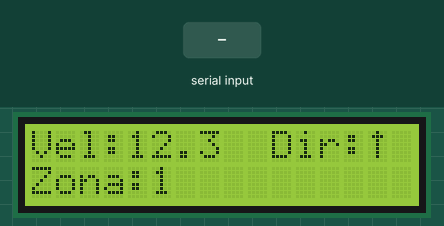
A sketch run on a simulated Arduino Uno, built with avr-gcc and run on an emulated ATmega328P. Shown: 16×2 character LCD. The inputs (shaded band) are chosen by the test bench. What the sketch prints to the serial monitor is not drawn.

Above: at 1.3 s.
1.4 s: "e" received over Serial
At 1.8 s:
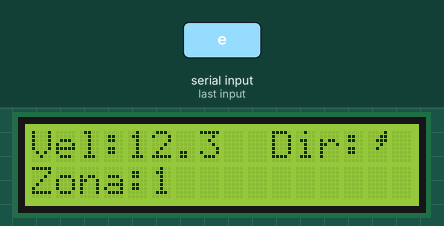
2.9 s: "z" received over Serial
At 3.9 s:
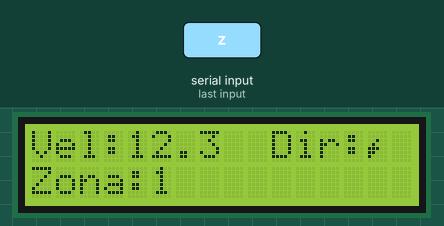
4.5 s: "c" received over Serial
At 5.8 s:
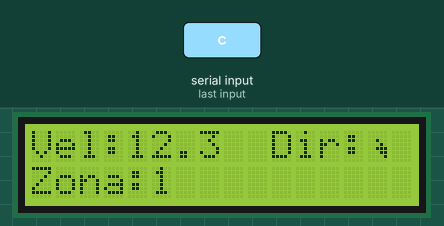
6.1 s: "a90\n" received over Serial
At 6.9 s:
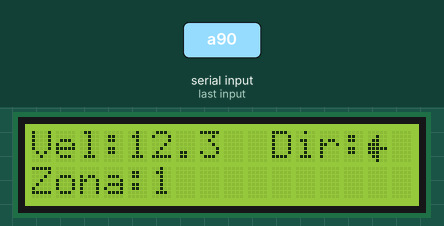
7.6 s: "s90\n" received over Serial
At 8.9 s:
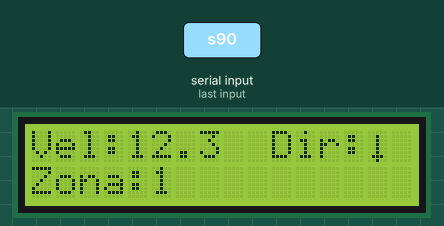
9.2 s: "d90\n" received over Serial
At 9.8 s:
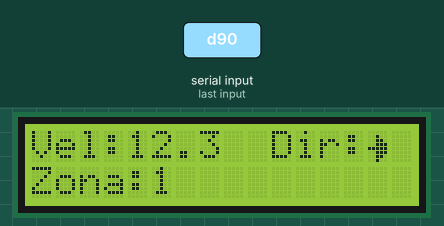
Timing chart, 0 to 11.8 s (numbered marks = the images above; inputs shaded):
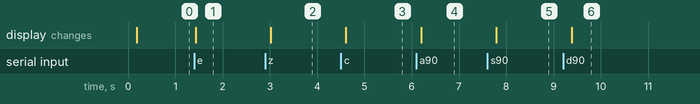

Measured:
- after the input at 1.4 s, the display: changes at once (image 1)
- after the input at 2.9 s, the display: changes after 0.12 s (image 2)
- after the input at 4.5 s, the display: changes after 0.11 s (image 3)
- after the input at 6.1 s, the display: changes after 0.10 s (image 4)
- after the input at 7.6 s, the display: changes after 0.19 s (image 5)
- after the input at 9.2 s, the display: changes after 0.18 s (image 6)

The sketch:

Flechas_AGV.ino
```cpp
#include <Wire.h>
#include <LiquidCrystal_I2C.h>

// Cambia 0x27 por 0x3F si tu módulo I2C lo requiere
LiquidCrystal_I2C lcd(0x27, 16, 2);

// Variables simuladas
float velocidad = 12.3;
int zona = 1;
char direccion = 'w'; // w=arriba, s=abajo, a=izq, d=der, q=arriba-izq, e=arriba-der, z=abajo-izq, c=abajo-der

// ---------------------------
// Flechas rectas
// ---------------------------
byte flechaArriba[8] = {
  0b00100,
  0b01110,
  0b00100,
  0b00100,
  0b00100,
  0b00100,
  0b00100,
  0b00000
};

byte flechaAbajo[8] = {
  0b00000,
  0b00100,
  0b00100,
  0b00100,
  0b00100,
  0b00100,
  0b01110,
  0b00100
};

byte flechaDerecha[8] = {
  0b00000,
  0b00100,
  0b00110,
  0b00111,
  0b11111,
  0b00111,
  0b00110,
  0b00100
};

byte flechaIzquierda[8] = {
  0b00000,
  0b00100,
  0b01100,
  0b11100,
  0b11111,
  0b11100,
  0b01100,
  0b00100
};

// ---------------------------------------------------
// Flechas diagonales
// ---------------------------------------------------

// Arriba-Izquierda
byte flechaArribaIzq[8] = {
  0b10000, //   #
  0b11000, //   ##
  0b11100, //   ###  <-- cabeza triangular
  0b01000, //    #
  0b00100, //     #
  0b00000,
  0b00000,
  0b00000
};

// Arriba-Derecha
byte flechaArribaDer[8] = {
  0b00001, //     #
  0b00011, //    ##
  0b00111, //   ###  <-- cabeza triangular
  0b00010, //     #
  0b00100, //    #
  0b00000,
  0b00000,
  0b00000
};

// Abajo-Izquierda
byte flechaAbajoIzq[8] = {
  0b00000,
  0b00000,
  0b00100, //    # (cuerpo hacia el centro)
  0b01000, //   #
  0b11100, //  ###  <-- cabeza triangular
  0b11000, //  ##
  0b10000, //  #
  0b00000
};

// Abajo-Derecha
byte flechaAbajoDer[8] = {
  0b00000,
  0b00000,
  0b00100, //    # (cuerpo hacia el centro)
  0b00010, //     #
  0b00111, //   ### <-- cabeza triangular
  0b00011, //    ##
  0b00001, //     #
  0b00000
};

void setup() {
  lcd.init();
  lcd.backlight();

  // Crear caracteres personalizados (índices 0..7)
  lcd.createChar(0, flechaArriba);
  lcd.createChar(1, flechaAbajo);
  lcd.createChar(2, flechaDerecha);
  lcd.createChar(3, flechaIzquierda);
  lcd.createChar(4, flechaArribaIzq);
  lcd.createChar(5, flechaArribaDer);
  lcd.createChar(6, flechaAbajoIzq);
  lcd.createChar(7, flechaAbajoDer);

  Serial.begin(9600);
  Serial.println(F("Usa w,a,s,d,q,e,z,c para direccion; 1-3 para zona."));
  Serial.println(F("Ejemplo: w (arriba), e (arriba-derecha), 2 (zona 2)"));
}

void loop() {
  // Leer del monitor serie sin bloquear
  while (Serial.available() > 0) {
    char c = Serial.read();
    // Dirección
    if (c == 'w' || c == 'a' || c == 's' || c == 'd' ||
        c == 'q' || c == 'e' || c == 'z' || c == 'c') {
      direccion = c;
    }
    // Zona (1..3)
    if (c == '1' || c == '2' || c == '3') {
      zona = c - '0';
    }
  }

  // Mostrar en LCD
  lcd.setCursor(0, 0);
  lcd.print(F("Vel:"));
  lcd.print(velocidad, 1);
  lcd.print(F("  ")); // espacio para limpiar arrastre

  lcd.print(F("Dir:"));
  // Escribir el carácter de flecha correspondiente
  switch (direccion) {
    case 'w': lcd.write(byte(0)); break; // arriba
    case 's': lcd.write(byte(1)); break; // abajo
    case 'd': lcd.write(byte(2)); break; // derecha
    case 'a': lcd.write(byte(3)); break; // izquierda
    case 'q': lcd.write(byte(4)); break; // arriba-izquierda
    case 'e': lcd.write(byte(5)); break; // arriba-derecha
    case 'z': lcd.write(byte(6)); break; // abajo-izquierda
    case 'c': lcd.write(byte(7)); break; // abajo-derecha
  }

  lcd.setCursor(0, 1);
  lcd.print(F("Zona:"));
  lcd.print(zona);
  lcd.print(F("      ")); // limpiar el resto de la línea

  delay(150);
}
```
